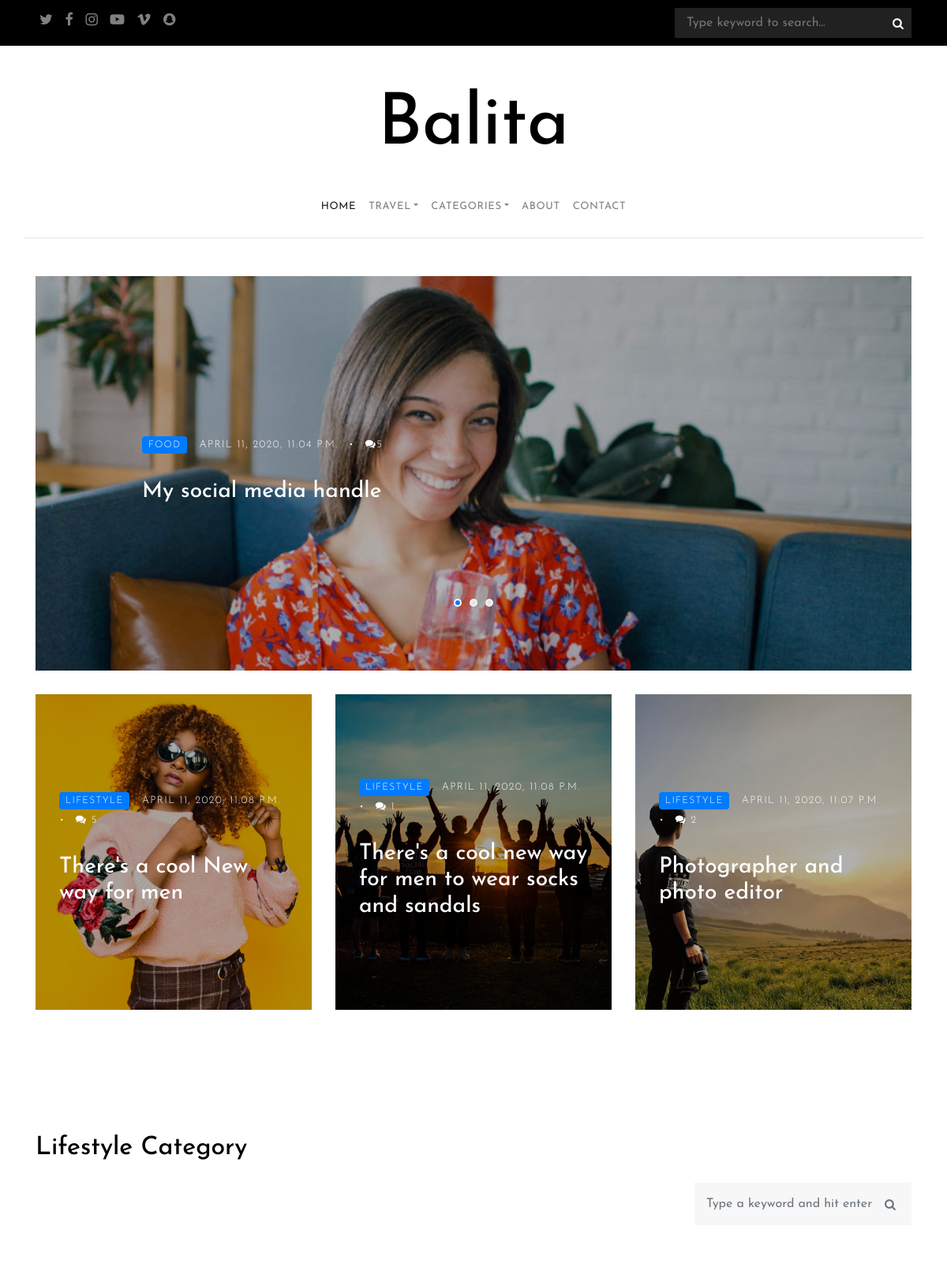
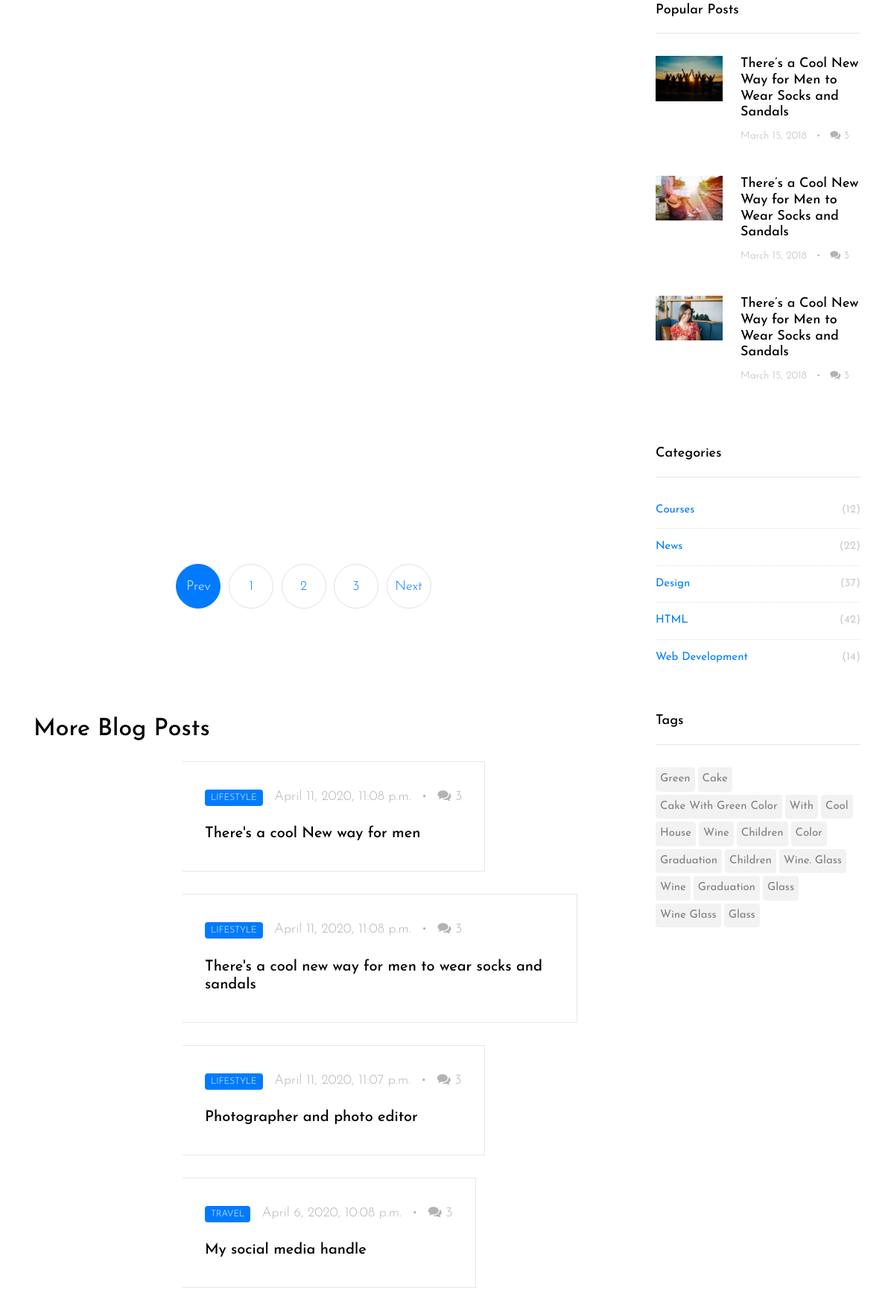
The page / (upper part) on the database its author committed (2 pictures, top to bottom).
### blog/models.py (models this page shows, shortened)
class Post(models.Model):
    CATEGORY=[
    ('Lifestyle','Lifestyle'),
    ('Travel','Travel'),
    ('Food','Food'),
    ('Adventure','Adventure'),
    ('Business','Business'),
]
    slug = models.SlugField(default='', blank=True)
    title = models.CharField(verbose_name="Post Title",max_length=300,help_text='Enter your title')
    category = models.CharField(max_length=250,choices=CATEGORY, help_text='Select category')
    featured_image = models.ImageField(verbose_name='Upload Featured Image', upload_to='bolg',help_text='Upload featured Image',default='media_root/default_featured.jpg')
    body = RichTextUploadingField(blank=True,null=True)
    tags = models.CharField(verbose_name='Tag',max_length=500,help_text='Seperate tags with comma "," ',null=True,blank=True)
    location = models.CharField(verbose_name='Location',max_length=200,help_text='enter location', blank=True,null=True)
    pub_date = models.DateTimeField(verbose_name='Date Publish',auto_now=True)
    published = models.BooleanField(verbose_name='Publish post',default=False,help_text='publish post')
    @property
    def comment_count(self):
        return len(self.comment_set.all())
    def get_absolute_url(self):
        return reverse("blog:single",kwargs={'slug':self.slug,'id':self.id})

class Comment(models.Model):
    profile = models.ForeignKey(Profile, on_delete=models.CASCADE)
    post = models.ForeignKey(Post, on_delete = models.CASCADE)
    comment = models.TextField(verbose_name='Comment', max_length=300)
    name = models.CharField(verbose_name='Name',max_length=250)
    email = models.EmailField(verbose_name='Email', max_length=100)
    website = models.URLField( max_length=200)
    pub_date = models.DateTimeField(auto_now_add=True)

### blog/views.py (the view)
# urls.py: path('', home,name="home"),
def home(request):
    qs=Post.objects.all().order_by('pub_date')
    print('position:',1)
    if request.user.is_authenticated:
        context = {
        'profile':Profile.objects.get(user=request.user),
        'posts':qs,
        'tags':_all_post_tag(model=Post.objects.all()),
        'categories':[c[0].title() for c in Post.CATEGORY],
        'slides':Post.objects.all().order_by('-pk')[:3],
        'top':Post.objects.all().order_by('pk')[:3],
        'lifestyle_post':Post.objects.filter(category='Lifestyle').order_by('pub_date'),
        'more_blog_post':Post.objects.all().order_by('pk')[:10],
        'popular_post':'',
        'latest_post':Post.objects.all().order_by('-pk')[:20],
        'locations':_unique_list([c.location.title() for c in Post.objects.all()]),
        }
    else:
        context = {
        'posts':qs,
        'tags':_all_post_tag(model=Post.objects.all()),
        'categories':[c[0].title() for c in Post.CATEGORY],
        'slides':Post.objects.all().order_by('-pk')[:3],
        'top':Post.objects.all().order_by('pk')[:3],
        'lifestyle_post':Post.objects.filter(category='Lifestyle').order_by('pub_date'),
        'more_blog_post':Post.objects.all().order_by('pk')[:10],
        'popular_post':'',
        'latest_post':Post.objects.all().order_by('-pk')[:20],
        'locations':_unique_list([c.location.title() for c in Post.objects.all()]),
        }
    print('position:',2)
    return render(request, 'blog/index.html', context)

### blog/utility.py (called while the page is built)
def _hashtag(txt='',*args,**kwargs):
    txt=str(txt)
    txt=txt.title().strip(' ,')
    tags=txt.split(',')
    return tags

def _unique_list(arr=[]):
    return list(set(arr))

def _all_post_tag(model=[]):
    all_tag=[]
    for m in model:
        all_tag+=_hashtag(txt=m.tags)
    return _unique_list(arr=all_tag)

### templates/blog/index.html (shortened to what this page needs)
{% extends "blog/base.html" %}
{% load static %}
{% block content %}
   <section class="site-section pt-5">
    <div class="container">
      <div class="row">
        <div class="col-md-12">
          <div class="owl-carousel owl-theme home-slider">
            {% for slide in slides %}
            <div>
              <a href="{{slide.get_absolute_url}}" class="a-block d-flex align-items-center height-lg" style="background-image: url('{{slide.featured_image.url}} ');">
                <div class="text half-to-full ml-6"  style="margin-left: 10%;">
                  <div class="post-meta">
                    <span class="category">{{slide.category}} </span>
                    <span class="mr-2">{{slide.pub_date}} </span> &bullet;
                    <span class="ml-2"><span class="fa fa-comments"></span>{{slide.comment_count}} </span>
                  </div>
                  <h3>{{slide.title}}</h3>
                </div>
              </a>
            </div>
            {% endfor %}
          </div>
        </div>
      </div>
      <div class="row">
        {% for t in top %}
        <div class="col-md-6 col-lg-4">
          <a href="{{t.get_absolute_url}}" class="a-block d-flex align-items-center height-md" style="background-image: url('{{t.featured_image.url}}');">
            <div class="text">
              <div class="post-meta">
                <span class="category">{{t.category}}</span>
                <span class="mr-2">{{t.pub_date}} </span> &bullet;
                <span class="ml-2"><span class="fa fa-comments"></span> {{t.comment_count}}</span>
              </div>
              <h3>{{t.title}}</h3>
            </div>
          </a>
        </div>
        {% endfor %}
    </div>
  </section>
{% endblock %}
{% block main_content_title %}Lifestyle Category{% endblock %}
{% block main_content %}
<div class="col-md-12 col-lg-8 main-content">
  <div class="row">
    {% for single in lifestyle_post %}
    <div class="col-md-6">
    </div>
    {% endfor %}
  </div>
  <div class="row">
    <div class="col-md-12 text-center">
      <nav aria-label="Page navigation" class="text-center">
        <ul class="pagination">
          <li class="page-item  active"><a class="page-link" href="#">Prev</a></li>
          <li class="page-item"><a class="page-link" href="#">1</a></li>
          <li class="page-item"><a class="page-link" href="#">2</a></li>
          <li class="page-item"><a class="page-link" href="#">3</a></li>
          <li class="page-item"><a class="page-link" href="#">Next</a></li>
        </ul>
      </nav>
    </div>
  </div>
  <div class="row mb-5 mt-5">
    <div class="col-md-12">
      <h2 class="mb-4">More Blog Posts</h2>
    </div>
    <div class="col-md-12">
      {% for post in more_blog_post %}
      <div class="post-entry-horzontal">
        <a href="{{post.get_absolute_url}}">
          <span class="text">
            <div class="post-meta">
              <span class="category">{{post.category}}</span>
              <span class="mr-2">{{post.pub_date}}</span> &bullet;
              <span class="ml-2"><span class="fa fa-comments"></span> 3</span>
            </div>
            <h2>{{post.title}}</h2>
          </span>
        </a>
      </div>
      {% endfor %}
    </div>
  </div>
</div>
{% endblock %}

### templates/blog/base.html (shortened to what this page needs)
<!doctype html>
<html lang="en">
  <head>
    {% load static %}
   {% include 'blog/head.html' %}
  </head>
  <body>
    {% include "blog/header.html" %}
    {% block content %}
    {% endblock %}
    <section class="site-section py-sm">
      <div class="container">
        <div class="row">
          <div class="col-md-6">
            <h2 class="mb-4">{% block main_content_title %}{% endblock %}</h2>
          </div>
        </div>
        <div class="row blog-entries">
          {% block main_content %}{% endblock %}
          {% include 'blog/sidebar-box.html' %}
        </div>
      </div>
    </section>
  </body>
</html>

### templates/blog/head.html (shortened to what this page needs)
{% load static %}
<link rel="stylesheet" href="{% static 'blog/css/bootstrap.css' %} ">
<link rel="stylesheet" href="{% static 'blog/css/animate.css' %}">
<link rel="stylesheet" href="{% static 'blog/css/owl.carousel.min.css' %}">
<link rel="stylesheet" href="{% static 'blog/fonts/ionicons/css/ionicons.min.css' %} ">
<link rel="stylesheet" href=" {% static 'blog/fonts/fontawesome/css/font-awesome.min.css' %} ">
<link rel="stylesheet" href="{% static 'blog/fonts/flaticon/font/flaticon.css' %}">
<link rel="stylesheet" href="{% static 'blog/css/style.css' %} ">

### templates/blog/header.html (shortened to what this page needs)
{% load static %}
<header role="banner">
    <div class="top-bar">
      <div class="container">
        <div class="row">
          <div class="col-9 social">
            <a href="#"><span class="fa fa-twitter"></span></a>
            <a href="#"><span class="fa fa-facebook"></span></a>
            <a href="#"><span class="fa fa-instagram"></span></a>
            <a href="#"><span class="fa fa-youtube-play"></span></a>
            <a href="#"><span class="fa fa-vimeo"></span></a>
            <a href="#"><span class="fa fa-snapchat"></span></a>
          </div>
          <div class="col-3 search-top">
            <form action="#" class="search-top-form">
              <span class="icon fa fa-search"></span>
              <input type="text" id="s" placeholder="Type keyword to search...">
            </form>
          </div>
        </div>
      </div>
    </div>
    <div class="container logo-wrap">
      <div class="row pt-5">
        <div class="col-12 text-center">
          <h1 class="site-logo"><a href="/">Balita</a></h1>
        </div>
      </div>
    </div>
    <nav class="navbar navbar-expand-md  navbar-light bg-light">
      <div class="container">
        <div class="collapse navbar-collapse" id="navbarMenu">
          <ul class="navbar-nav mx-auto">
            <li class="nav-item">
              <a class="nav-link active" href="/">Home</a>
            </li>
            <li class="nav-item dropdown">
              <a class="nav-link dropdown-toggle" href="category.html" id="dropdown04" data-toggle="dropdown" aria-haspopup="true" aria-expanded="false">Travel</a>
            </li>
            <li class="nav-item dropdown">
              <a class="nav-link dropdown-toggle" href="category.html" id="dropdown05" data-toggle="dropdown" aria-haspopup="true" aria-expanded="false">Categories</a>
            </li>
            <li class="nav-item">
              <a class="nav-link" href="about/">About</a>
            </li>
            <li class="nav-item">
              <a class="nav-link" href="contact/">Contact</a>
            </li>
          </ul>
        </div>
      </div>
    </nav>
  </header>

### templates/blog/sidebar-box.html (shortened to what this page needs)
{% load static %}
<div class="col-md-12 col-lg-4 sidebar">
    <div class="sidebar-box search-form-wrap">
      <form action="#" class="search-form">
        <div class="form-group">
          <span class="icon fa fa-search"></span>
          <input type="text" class="form-control" id="s" placeholder="Type a keyword and hit enter">
        </div>
      </form>
    </div>
    <div class="sidebar-box">
      <h3 class="heading">Popular Posts</h3>
      <div class="post-entry-sidebar">
        <ul>
          <li>
            <a href="">
              <img src="{% static 'blog/images/img_2.jpg' %}" alt="Image placeholder" class="mr-4">
              <div class="text">
                <h4>There’s a Cool New Way for Men to Wear Socks and Sandals</h4>
                <div class="post-meta">
                  <span class="mr-2">March 15, 2018 </span> &bullet;
                  <span class="ml-2"><span class="fa fa-comments"></span> 3</span>
                </div>
              </div>
            </a>
          </li>
          <li>
            <a href="">
              <img src="{% static 'blog/images/img_4.jpg' %}" alt="Image placeholder" class="mr-4">
              <div class="text">
                <h4>There’s a Cool New Way for Men to Wear Socks and Sandals</h4>
                <div class="post-meta">
                  <span class="mr-2">March 15, 2018 </span> &bullet;
                  <span class="ml-2"><span class="fa fa-comments"></span> 3</span>
                </div>
              </div>
            </a>
          </li>
          <li>
            <a href="">
              <img src="{% static 'blog/images/img_12.jpg' %}" alt="Image placeholder" class="mr-4">
              <div class="text">
                <h4>There’s a Cool New Way for Men to Wear Socks and Sandals</h4>
                <div class="post-meta">
                  <span class="mr-2">March 15, 2018 </span> &bullet;
                  <span class="ml-2"><span class="fa fa-comments"></span> 3</span>
                </div>
              </div>
            </a>
          </li>
        </ul>
      </div>
    </div>
    <div class="sidebar-box">
      <h3 class="heading">Categories</h3>
      <ul class="categories">
        <li><a href="#">Courses <span>(12)</span></a></li>
        <li><a href="#">News <span>(22)</span></a></li>
        <li><a href="#">Design <span>(37)</span></a></li>
        <li><a href="#">HTML <span>(42)</span></a></li>
        <li><a href="#">Web Development <span>(14)</span></a></li>
      </ul>
    </div>
    <div class="sidebar-box">
      <h3 class="heading">Tags</h3>
      <ul class="tags">
        {% for tag in tags %}
        <li><a href="{% url 'blog:list' list_tag=tag %}?list_type=tag ">{{tag}}</a></li>
        {% endfor %}
      </ul>
    </div>
  </div>

### templates/blog/footer.html (shortened to what this page needs)
{% load static %}

### templates/blog/script.html (shortened to what this page needs)
{% load static %}

### rows shown on the page
Post: featured_image (picture), category "FOOD", pub_date "APRIL 11, 2020, 11:04 P.M.", comment_count "5", title "My social media handle"
Post: featured_image (picture), category "LIFESTYLE", pub_date "APRIL 11, 2020, 11:08 P.M.", comment_count "5", title "There's a cool New way for men", pub_date "April 11, 2020, 11:08 p.m."
Post: featured_image (picture), category "LIFESTYLE", pub_date "APRIL 11, 2020, 11:08 P.M.", comment_count "1", title "There's a cool new way for men to wear socks and sandals", pub_date "April 11, 2020, 11:08 p.m."
Post: featured_image (picture), category "LIFESTYLE", pub_date "APRIL 11, 2020, 11:07 P.M.", comment_count "2", title "Photographer and photo editor", pub_date "April 11, 2020, 11:07 p.m."
Post: category "TRAVEL", pub_date "April 6, 2020, 10:08 p.m.", title "My social media handle"

### other values the page prints
{{ tag }} "Green" "Cake" "Cake With Green Color" "With" "Cool" "House" "Wine" "Children" "Color" "Graduation" "Children" "Wine. Glass" "Wine" "Graduation" "Glass" "Wine Glass" "Glass"
